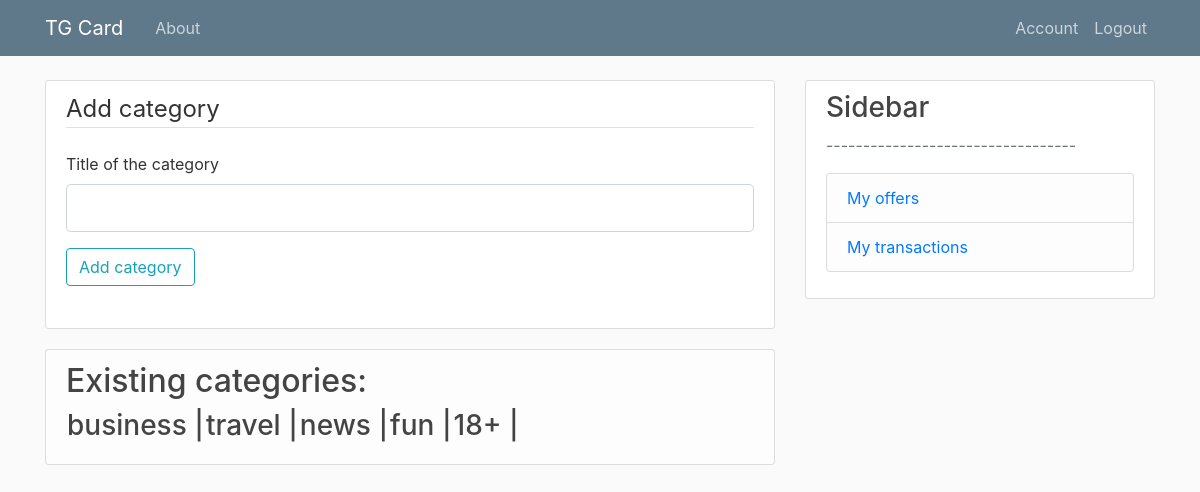
/category (signed in), run on the app's committed database.
### models.py (models this page shows, shortened)
class Category(db.Model):
    id = db.Column(db.Integer, primary_key=True)
    title = db.Column(db.String, index=True, unique=True, nullable=False)
    categoryListAdv = db.relationship('CategoryListAdv', backref='category', lazy=True)
    categoryListAff = db.relationship('CategoryListAff', backref='category', lazy=True)

### routes.py (the view)
@app.route("/category", methods=['GET', 'POST'])
@login_required
def category():
    form = AddCategoryForm()
    allCategories = Category.query.all()
    if form.validate_on_submit():
        category = Category(title=form.title.data)
        db.session.add(category)
        db.session.commit()
        flash('Category added', 'success')
        return redirect(url_for('category'))
    return render_template('category.html', title='Category', form=form, allCategories=allCategories)

### forms.py (shortened to what this page needs)
class AddCategoryForm(FlaskForm):
    title = StringField('Title of the category', validators=[DataRequired()])
    submit = SubmitField('Add category')

### models.py (called while the page is built)
@login_manager.user_loader
def load_user(user_id):
    return User.query.get(int(user_id))

### templates/category.html (shortened to what this page needs)
{% extends "layout.html" %}
{% block content %}
    <div class="content-section">
        <form method="POST" action="">
        <fieldset class="form-group">
            <legend class="border-bottom mb-4">Add category</legend>
            <div class="form-group">
                {{ form.title.label(class="form-control-label") }}
                {% if form.title.errors %}
                    {{ form.title(class="form-control form-control-lg is-invalid") }}
                    <div class="invalid-feedback">
                        {% for error in form.title.errors %}
                            <span>{{ error }}</span>
                        {% endfor %}
                    </div>
                {% else %}
                    {{ form.title(class="form-control form-control-lg") }}
                {% endif %}
            </div>
    	    <div class="form-group">
         	    {{ form.submit(class="btn btn-outline-info") }}
    	    </div>
            </fieldset>
        </form>
    </div>
    <ul class="list-group">
        <li class="list-group-item list-group-item-light"><h2>Existing categories: </h2>
        <table>
            <tr>
                {% for category in allCategories %}
                <td><h3>{{ category.title }} | </h3></td>
                {% endfor %}
            </tr>
        </table>
        </li>
    </ul>
{% endblock content %}

### static/main.css (style rules this page uses)
body { background: #fafafa; color: #333333; margin-top: 5rem; }
h1, h2, h3, h4, h5, h6 { color: #444444; }
.content-section { background: #ffffff; padding: 10px 20px; border: 1px solid #dddddd; border-radius: 3px; margin-bottom: 20px; }

### data on the page
Category: title "business"
Category: title "travel"
Category: title "news"
Category: title "fun"
Category: title "18+"
